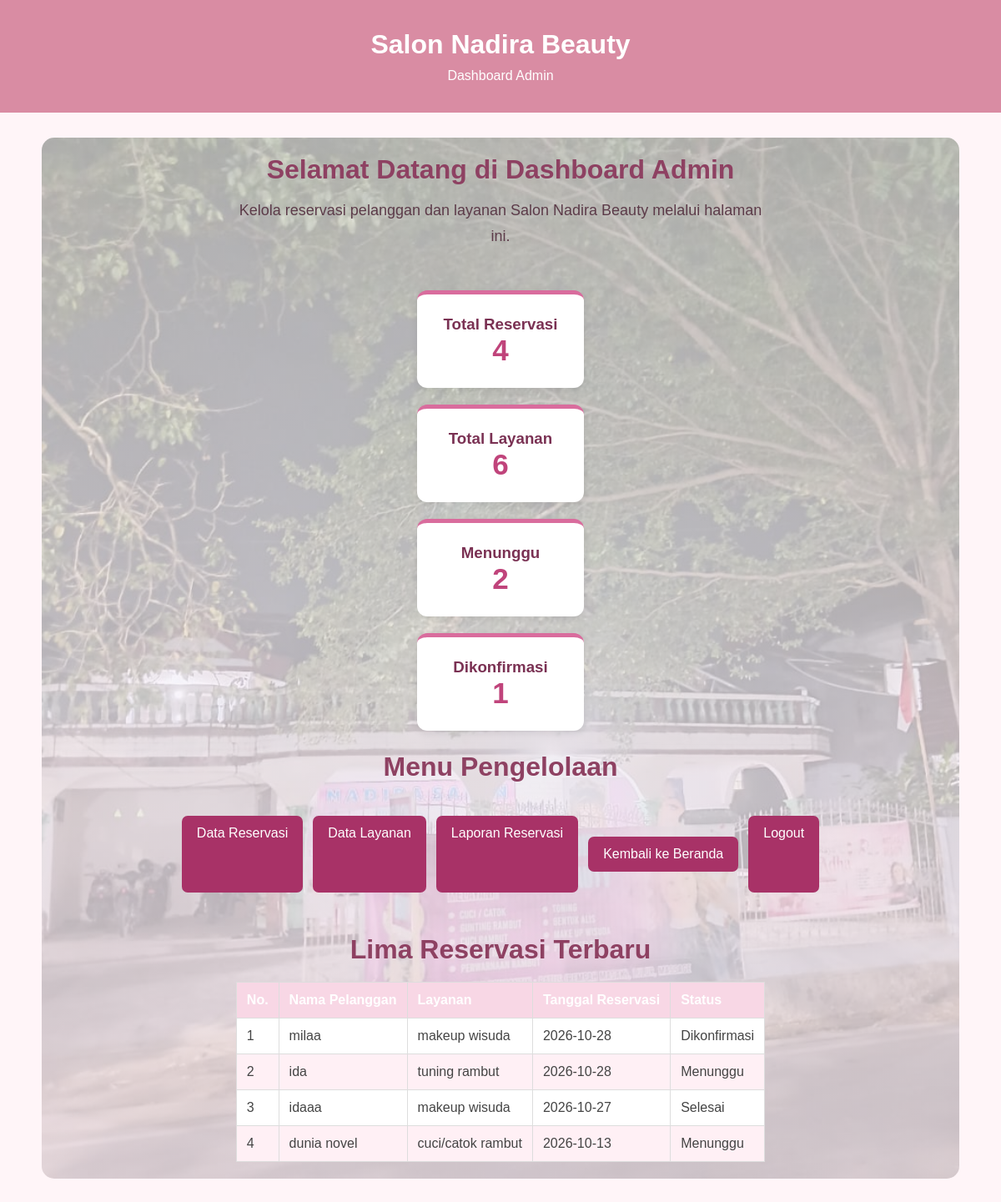
Page /views/dashboard_admin.php (signed in) on the committed database.
### tables this page shows
CREATE TABLE `reservasi` (
  `id_reservasi` int(10) NOT NULL,
  `nama_pelanggan` varchar(100) NOT NULL,
  `no_whatsapp` varchar(15) NOT NULL,
  `id_layanan` int(11) NOT NULL,
  `tanggal_reservasi` date NOT NULL,
  `pesan` text NOT NULL,
  `status` varchar(30) NOT NULL
);

CREATE TABLE `layanan` (
  `id_layanan` int(10) NOT NULL,
  `nama_layanan` varchar(100) NOT NULL,
  `deskripsi` text NOT NULL,
  `harga` int(11) NOT NULL DEFAULT 0
);

### views/dashboard_admin.php (the view, shortened to what this page needs)
<?php
include "../config/databases.php";
$query_reservasi = mysqli_query(
    $conn,
    "SELECT COUNT(*) AS total FROM reservasi"
);
$total_reservasi = mysqli_fetch_assoc($query_reservasi)["total"] ?? 0;
$query_layanan = mysqli_query(
    $conn,
    "SELECT COUNT(*) AS total FROM layanan"
);
$total_layanan = mysqli_fetch_assoc($query_layanan)["total"] ?? 0;
$query_menunggu = mysqli_query(
    $conn,
    "SELECT COUNT(*) AS total FROM reservasi WHERE status = 'Menunggu'"
);
$total_menunggu = mysqli_fetch_assoc($query_menunggu)["total"] ?? 0;
$query_konfirmasi = mysqli_query(
    $conn,
    "SELECT COUNT(*) AS total FROM reservasi WHERE status = 'Dikonfirmasi'"
);
$total_konfirmasi = mysqli_fetch_assoc($query_konfirmasi)["total"] ?? 0;
$query_terbaru = mysqli_query(
    $conn,
    "SELECT reservasi.nama_pelanggan,
            reservasi.tanggal_reservasi,
            reservasi.status,
            layanan.nama_layanan
     FROM reservasi
     LEFT JOIN layanan
     ON reservasi.id_layanan = layanan.id_layanan
     ORDER BY reservasi.id_reservasi DESC
     LIMIT 5"
);
?>
<!DOCTYPE html>
<html lang="id">
<head>
    <link rel="stylesheet" href="../style.css">
</head>
<body>
<header>
    <h1>Salon Nadira Beauty</h1>
    <p>Dashboard Admin</p>
</header>
<main class="dashboard">
    <h2>Selamat Datang di Dashboard Admin</h2>
    <p>
        Kelola reservasi pelanggan dan layanan Salon Nadira Beauty
        melalui halaman ini.
    </p>
    <div class="kartu-container">
        <div class="kartu">
            <h3>Total Reservasi</h3>
            <div class="angka">
                <?= (int) $total_reservasi ?>
            </div>
        </div>
        <div class="kartu">
            <h3>Total Layanan</h3>
            <div class="angka">
                <?= (int) $total_layanan ?>
            </div>
        </div>
        <div class="kartu">
            <h3>Menunggu</h3>
            <div class="angka">
                <?= (int) $total_menunggu ?>
            </div>
        </div>
        <div class="kartu">
            <h3>Dikonfirmasi</h3>
            <div class="angka">
                <?= (int) $total_konfirmasi ?>
            </div>
        </div>
    </div>
    <h2>Menu Pengelolaan</h2>
    <div class="menu-admin">
        <a href="admin_reservasi.php">Data Reservasi</a>
        <a href="admin_layanan.php">Data Layanan</a>
        <a href="laporan_reservasi.php">Laporan Reservasi</a>
        <a href="../index.php">Kembali ke Beranda</a>
        <a href="../logout.php"
           onclick="return confirm('Yakin ingin logout?');">
            Logout
        </a>
    </div>
    <div class="bagian-terbaru">
        <h2>Lima Reservasi Terbaru</h2>
        <table class="tabel-dashboard">
            <thead>
                <tr>
                    <th>No.</th>
                    <th>Nama Pelanggan</th>
                    <th>Layanan</th>
                    <th>Tanggal Reservasi</th>
                    <th>Status</th>
                </tr>
            </thead>
            <tbody>
                <?php if (mysqli_num_rows($query_terbaru) > 0): ?>
                    <?php $nomor = 1; ?>
                    <?php while ($row = mysqli_fetch_assoc($query_terbaru)): ?>
                        <tr>
                            <td><?= $nomor++ ?></td>
                            <td>
                                <?= htmlspecialchars($row["nama_pelanggan"] ?? "") ?>
                            </td>
                            <td>
                                <?= htmlspecialchars($row["nama_layanan"] ?? "Tidak tersedia") ?>
                            </td>
                            <td>
                                <?= htmlspecialchars($row["tanggal_reservasi"] ?? "") ?>
                            </td>
                            <td>
                                <?= htmlspecialchars($row["status"] ?? "") ?>
                            </td>
                        </tr>
                    <?php endwhile; ?>
                <?php endif; ?>
            </tbody>
        </table>
    </div

### style.css (style rules this page uses)
* { margin: 0; padding: 0; box-sizing: border-box; }
body { font-family: Arial, sans-serif; background-color: #fff5f7; color: #444; }
header { background-color: #d98ca3; color: white; text-align: center; padding: 35px 20px; }
header h1 { margin-bottom: 10px; }
main { text-align: center; padding: 80px 20px; min-height: 350px; }
main h2 { color: #a94f70; margin-bottom: 20px; }
main p { margin-bottom: 25px; line-height: 1.8; }
table { width: 100%; border-collapse: collapse; margin-top: 20px; background-color: white; }
table th { background-color: #c75b83; color: white; padding: 12px; text-align: center; }
table td { padding: 12px; border: 1px solid #f0c5d5; text-align: center; }
table tr:nth-child(even) { background-color: #fff0f5; }
main a[href="../index.php"] { display: block; width: fit-content; margin: 25px auto !important; text-align: center; }
main a[href="../index.php"] { display: block !important; width: fit-content !important; margin: 25px auto !important; text-align: center; float: none !important; position: static !important; }
main { background-image: linear-gradient( rgba(255, 255, 255, 0.65), rgba(255, 240, 245, 0.75) ), url("image/gambar\ salon.jpeg"); background-size: cover; background-position: center; background-repeat: no-repeat; padding: 100px 30px; text-align: center; border-radius: 15px; margin: 30px auto; max-width: 1100px; min-height: 300px; display: flex; flex-direction: column; justify-content: center; align-items: center; }
main h2 { color: #8e4162; font-size: 32px; margin-bottom: 15px; }
main p { color: #5c3b49; font-size: 18px; max-width: 650px; line-height: 1.7; }

### views/dashboard_admin.php (style rules this page uses)
body { background: #fff5f8; }
.dashboard { max-width: 1100px; margin: 30px auto; padding: 20px; }
.kartu-container { display: grid; grid-template-columns: repeat(auto-fit, minmax(200px, 1fr)); gap: 20px; margin: 25px 0; }
.kartu { background: white; padding: 25px; border-radius: 12px; box-shadow: 0 3px 10px rgba(0, 0, 0, 0.08); text-align: center; border-top: 5px solid #d96c9d; }
.kartu h3 { margin-top: 0; color: #7a3153; }
.angka { font-size: 35px; font-weight: bold; color: #c0447b; }
.menu-admin { display: flex; flex-wrap: wrap; gap: 12px; margin: 25px 0; }
.menu-admin a { display: inline-block; background: #a83267; color: white; padding: 12px 18px; text-decoration: none; border-radius: 7px; }
.tabel-dashboard { width: 100%; border-collapse: collapse; background: white; }
.tabel-dashboard th, .tabel-dashboard td { border: 1px solid #ddd; padding: 12px; text-align: left; }
.tabel-dashboard th { background: #f8d7e5; }
.bagian-terbaru { overflow-x: auto; margin-top: 25px; }

### rows in the picture
reservasi: nama_pelanggan "milaa", id_layanan.nama_layanan "makeup wisuda", tanggal_reservasi "2026-10-28", status "Dikonfirmasi"
reservasi: nama_pelanggan "ida", id_layanan.nama_layanan "tuning rambut", tanggal_reservasi "2026-10-28", status "Menunggu"
reservasi: nama_pelanggan "idaaa", id_layanan.nama_layanan "makeup wisuda", tanggal_reservasi "2026-10-27", status "Selesai"
reservasi: nama_pelanggan "dunia novel", id_layanan.nama_layanan "cuci/catok rambut", tanggal_reservasi "2026-10-13", status "Menunggu"

### other values in the picture
$total_reservasi "4"
$total_layanan "6"
$total_menunggu "2"
$total_konfirmasi "1"
